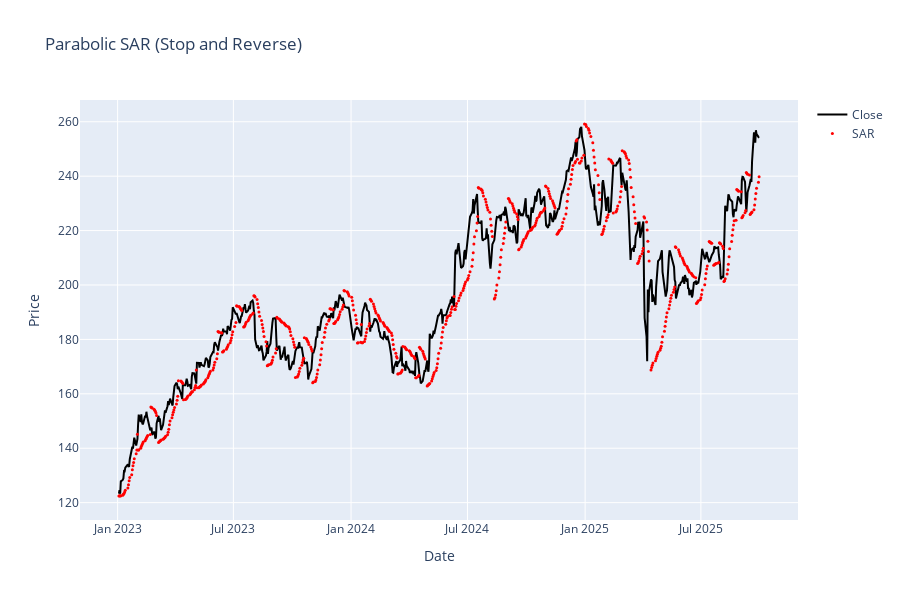

Source (notebook cell):
### Markdown cell above
## 5. SAR - Parabolic SAR

Parabolic stop and reverse trailing stop. SAR below price = uptrend, above price = downtrend. SAR switches sides = trend reversal.

### Code cell
df["sar"] = calculate_sar(df, acceleration=0.02, maximum=0.2)

fig = go.Figure()

# Price
fig.add_trace(go.Scatter(x=df["date"], y=df["close"], name="Close", line={"color": "black", "width": 2}))

# SAR dots
fig.add_trace(go.Scatter(x=df["date"], y=df["sar"], name="SAR", mode="markers", marker={"color": "red", "size": 3}))

fig.update_layout(height=600, title_text="Parabolic SAR (Stop and Reverse)", xaxis_title="Date", yaxis_title="Price")
fig.show()

print("SAR tracks price with trailing stop")
print("SAR below price = uptrend")
print("SAR above price = downtrend")
print("SAR switches sides = trend reversal")

### Figure 1 — Plotly figure (JSON) as saved in the notebook; plotly's stock layout.template omitted (floating-point values rounded to 4 significant figures; data arrays with more than 128 entries replaced by an {"elided": "..."} marker saying what was removed)
{"data": [{"line": {"color": "black", "width": 2}, "name": "Close", "type": "scatter", "x": {"elided": "688 str values"}, "y": {"elided": "688 float values"}}, {"marker": {"color": "red", "size": 3}, "mode": "markers", "name": "SAR", "type": "scatter", "x": {"elided": "688 str values"}, "y": {"elided": "688 float values"}}], "layout": {"height": 600, "title": {"text": "Parabolic SAR (Stop and Reverse)"}, "xaxis": {"title": {"text": "Date"}}, "yaxis": {"title": {"text": "Price"}}}}
